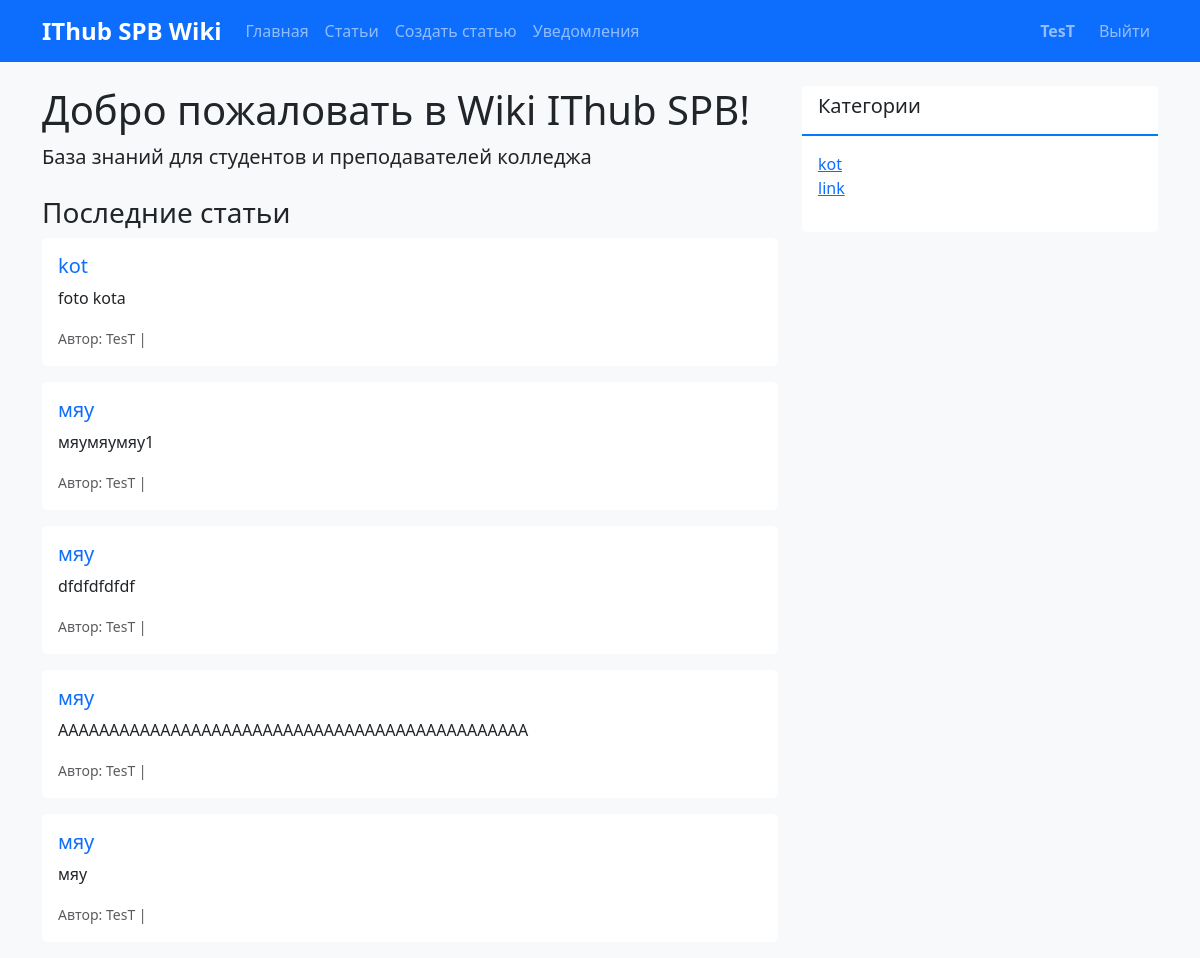
The page / (signed in) on the database its author committed.
### articles/models.py (models this page shows, shortened)
class Article(models.Model):
    STATUS_CHOICES = [
        ("draft", "Черновик"),
        ("pending", "На модерации"),
        ("published", "Опубликовано"),
        ("rejected", "Отклонено"),
    ]
    title = models.CharField("Заголовок", max_length=200)
    content = models.TextField("Содержание")
    category = models.ForeignKey(
        Category,
        on_delete=models.SET_NULL,
        null=True,
        blank=True,
        verbose_name="Категория",
        related_name="articles",
    )
    author = models.ForeignKey(
        User, on_delete=models.CASCADE, verbose_name="Автор", related_name="articles"
    )
    status = models.CharField(
        "Статус", max_length=20, choices=STATUS_CHOICES, default="pending"
    )
    created_at = models.DateTimeField("Создано", auto_now_add=True)
    updated_at = models.DateTimeField("Обновлено", auto_now=True)
    published_at = models.DateTimeField("Опубликовано", null=True, blank=True)
    moderation_comment = models.TextField("Комментарий модератора", blank=True)
    moderator = models.ForeignKey(
        User,
        on_delete=models.SET_NULL,
        null=True,
        blank=True,
        verbose_name="Модератор",
        related_name="moderated_articles",
    )
    views_count = models.PositiveIntegerField("Просмотры", default=0)
    class Meta:
        verbose_name = "Статья"
        verbose_name_plural = "Статьи"
        ordering = ["-created_at"]

class Category(models.Model):
    name = models.CharField("Название категории", max_length=100)
    description = models.TextField("Описание", blank=True)
    created_at = models.DateTimeField("Создано", auto_now_add=True)
    class Meta:
        verbose_name = "Категория"
        verbose_name_plural = "Категории"
        ordering = ["name"]

### articles/views.py (the view)
# urls.py: path("", views.home, name="home"),
def home(request):
    published_articles = Article.objects.filter(status="published")[:5]
    categories = Category.objects.all()
    return render(
        request,
        "articles/home.html",
        {
            "recent_articles": published_articles,
            "categories": categories,
        },
    )

### articles/templates/articles/home.html
{% extends 'articles/base.html' %} {% block content %}
{% load wiki_links %}
<div class="row">
  <div class="col-md-8">
    <h1>Добро пожаловать в Wiki IThub SPB!</h1>
    <p class="lead">База знаний для студентов и преподавателей колледжа</p>
    <h3 class="mt-4">Последние статьи</h3>
    {% for article in recent_articles %}
    <div class="card mb-3">
      <div class="card-body">
        <h5>
          <a
            href="{% url 'articles:article_detail' article.pk %}"
            class="text-decoration-none"
          >
            {{ article.title }}
          </a>
        </h5>
        <p>{{ article.content|wikilinks|truncatewords:80|safe }}</p>
        <small class="text-muted">
          Автор: {{ article.author.username }} | {{ article.published_at|date:"d.m.Y H:i"|default:article.created_at|date:"d.m.Y H:i" }}
        </small>
      </div>
    </div>
    {% empty %}
    <p>Пока нет опубликованных статей</p>
    {% endfor %}
  </div>
  <div class="col-md-4">
    <div class="card">
      <div class="card-header">
        <h5>Категории</h5>
      </div>
      <div class="card-body">
        <ul class="list-unstyled">
          {% for category in categories %}
          <li><a href="#">{{ category.name }}</a></li>
          {% empty %}
          <li>Нет категорий</li>
          {% endfor %}
        </ul>
      </div>
    </div>
  </div>
</div>
{% endblock %}

### articles/templates/articles/base.html (shortened to what this page needs)
{% load static %}
<!DOCTYPE html>
<html lang="ru">
<head>
    <link href="https://cdn.jsdelivr.net/npm/bootstrap@5.3.3/dist/css/bootstrap.min.css" rel="stylesheet">
    <link rel="stylesheet" href="{% static 'css/style.css' %}">
</head>
<body>
    <nav class="navbar navbar-expand-lg navbar-dark bg-primary">
        <div class="container">
            <a class="navbar-brand fw-bold" href="{% url 'articles:home' %}">IThub SPB Wiki</a>
            <div class="collapse navbar-collapse" id="navbarNav">
                <ul class="navbar-nav me-auto">
                    <li class="nav-item"><a class="nav-link" href="{% url 'articles:home' %}">Главная</a></li>
                    <li class="nav-item"><a class="nav-link" href="{% url 'articles:article_list' %}">Статьи</a></li>
                    {% if user.is_authenticated %}
                        <li class="nav-item"><a class="nav-link" href="{% url 'articles:create_article' %}">Создать статью</a></li>
                        <li class="nav-item">
                        <li class="nav-item">
                        <a class="nav-link" href="{% url 'articles:notifications' %}">Уведомления</a></li>
                    {% endif %}
                </ul>
                <ul class="navbar-nav">
                    {% if user.is_authenticated %}
                        <li class="nav-item navbar-text me-3">
                            <strong>{{ user.username }}</strong>
                        </li>
                        <li class="nav-item">
                            <a class="nav-link" href="{% url 'articles:logout' %}">Выйти</a>
                        </li>
                    {% else %}
                        <li class="nav-item"><a class="nav-link" href="{% url 'articles:login' %}">Войти</a></li>
                        <li class="nav-item"><a class="nav-link" href="{% url 'articles:register' %}">Регистрация</a></li>
                    {% endif %}
                </ul>
            </div>
        </div>
    </nav>
    <div class="container mt-4">
        {% block content %}{% endblock %}
    </div>
</body>
</html>

### static/css/style.css (style rules this page uses)
body { background-color: #f8f9fa; font-family: 'Segoe UI', Tahoma, Geneva, Verdana, sans-serif; }
.navbar-brand { font-weight: bold; font-size: 1.5rem; }
.card { border: none; transition: transform 0.2s, box-shadow 0.2s; }
.card-header { border-bottom: 2px solid #007bff; background-color: #fff; }
.card { animation: fadeIn 0.5s ease-out; }

### rows shown on the page
Article: title "kot", content|wikilinks "foto kota", author.username "TesT"
Article: title "мяу", content|wikilinks "мяумяумяу1", author.username "TesT"
Article: title "мяу", content|wikilinks "dfdfdfdfdf", author.username "TesT"
Article: title "мяу", content|wikilinks "АААААААААААААААААААААААААААААААААААААААААААААА", author.username "TesT"
Article: title "мяу", content|wikilinks "мяу", author.username "TesT"
Category: name "kot"
Category: name "link"

### other values the page prints
{{ user.username }} "TesT"
